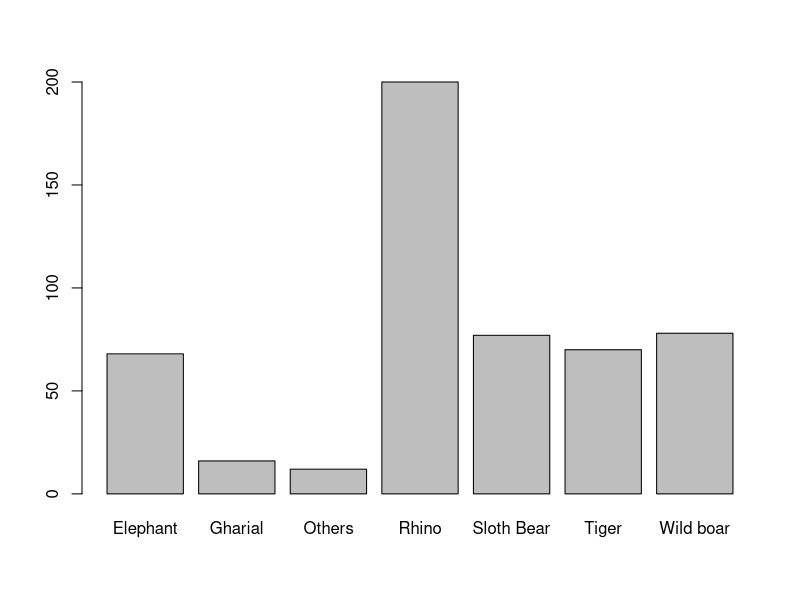

Generate this figure with R: (Note: this script raises an error after producing the figure.)
## Human Wildlife conflict in Chitwan National Park----
### Saroj Kandel, 10-23-2022, sarojkndl@gmail.com----
library(dplyr)
library(readxl)
data1<-read_xlsx("hwc_data.xlsx" )
data1
#making data frame----
data2<-data.frame(data1)
data2
str(data2)

#changing character column into factor column----
data3<-as.data.frame(unclass(data2),stringsAsFactors = TRUE)
str(data3)

#for categorical variables use Table to find statistics----
table(data3$Species)
###finding the proportions or percentage of each species----
table_species<- table(data3$Species)
table_species
percentage_species<- prop.table(table_species)
percentage_species

# for cross tabulation----
#install.packages("gmodels")
library(gmodels)
CrossTable(data3$code_attack, data3$Location)# 1 is death and 0 is injury of humans

# day 2----
#showing frequency of event by different species in bar plot
plot(data3$Species)

# lets use ggplot2


ggplot(data3,aes(x=Species))+
  geom_bar()

# group bar plots of species vs attack category( death and injury)
library(ggplot2)
ggplot(data3,aes(x=Species,fill=Attack))+
  geom_bar(position = "dodge")+
  labs(y="Frequency of attacks", x="Species")+
  theme(panel.grid = element_blank(), # it removes the background grids
        plot.margin = unit(c(1,1,1,1),units="cm"), # put a margin around the graph
        legend.title = element_blank(), # remove the title of legend
          legend.position = c(0.9,0.9)) # position the legend at top right
    
